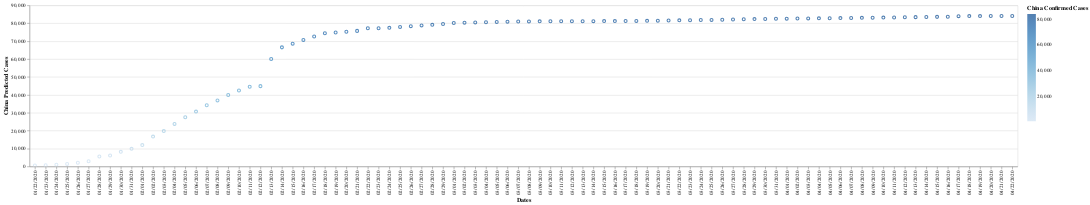

The notebook cell this image was saved under:
### Code cell
import altair as alt

alt.Chart(t3).mark_point().encode(
    x='Dates',
    y='China Predicted Cases',
    color='China Confirmed Cases',
).interactive()

### Figure 1 — Vega-Lite specification as saved in the notebook (floating-point values rounded to 4 significant figures)
{"config": {"view": {"continuousWidth": 400, "continuousHeight": 300}}, "data": {"name": "data-bafa041093fef550e1a37d247c690651"}, "mark": "point", "encoding": {"color": {"type": "quantitative", "field": "China Confirmed Cases"}, "x": {"type": "nominal", "field": "Dates"}, "y": {"type": "quantitative", "field": "China Predicted Cases"}}, "selection": {"selector010": {"type": "interval", "bind": "scales", "encodings": ["x", "y"]}}, "$schema": "https://vega.github.io/schema/vega-lite/v4.8.1.json", "datasets": {"data-bafa041093fef550e1a37d247c690651": [{"Dates": "01/22/2020", "China Confirmed Cases": 548, "China Confirmed Deaths": 17, "China Recovered": 28, "China Predicted Cases": 564.2, "China Predicted Deaths": 25.94, "China Predicted Recovered": 42.67}, {"Dates": "01/23/2020", "China Confirmed Cases": 643, "China Confirmed Deaths": 18, "China Recovered": 30, "China Predicted Cases": 659.4, "China Predicted Deaths": 26.95, "China Predicted Recovered": 44.67}, {"Dates": "01/24/2020", "China Confirmed Cases": 920, "China Confirmed Deaths": 26, "China Recovered": 36, "China Predicted Cases": 937.1, "China Predicted Deaths": 35.0, "China Predicted Recovered": 50.67}, {"Dates": "01/25/2020", "China Confirmed Cases": 1406, "China Confirmed Deaths": 42, "China Recovered": 39, "China Predicted Cases": 1424.0, "China Predicted Deaths": 51.1, "China Predicted Recovered": 53.67}, {"Dates": "01/26/2020", "China Confirmed Cases": 2075, "China Confirmed Deaths": 56, "China Recovered": 49, "China Predicted Cases": 2095.0, "China Predicted Deaths": 65.19, "China Predicted Recovered": 63.67}, {"Dates": "01/27/2020", "China Confirmed Cases": 2877, "China Confirmed Deaths": 82, "China Recovered": 58, "China Predicted Cases": 2899.0, "China Predicted Deaths": 91.36, "China Predicted Recovered": 72.67}, {"Dates": "01/28/2020", "China Confirmed Cases": 5509, "China Confirmed Deaths": 131, "China Recovered": 101, "China Predicted Cases": 5537.0, "China Predicted Deaths": 140.7, "China Predicted Recovered": 115.7}, {"Dates": "01/29/2020", "China Confirmed Cases": 6087, "China Confirmed Deaths": 133, "China Recovered": 120, "China Predicted Cases": 6117.0, "China Predicted Deaths": 142.7, "China Predicted Recovered": 134.7}, {"Dates": "01/30/2020", "China Confirmed Cases": 8141, "China Confirmed Deaths": 171, "China Recovered": 135, "China Predicted Cases": 8176.0, "China Predicted Deaths": 180.9, "China Predicted Recovered": 149.7}, {"Dates": "01/31/2020", "China Confirmed Cases": 9802, "China Confirmed Deaths": 213, "China Recovered": 214, "China Predicted Cases": 9841.0, "China Predicted Deaths": 223.2, "China Predicted Recovered": 228.6}, {"Dates": "02/01/2020", "China Confirmed Cases": 11891, "China Confirmed Deaths": 259, "China Recovered": 275, "China Predicted Cases": 11930.0, "China Predicted Deaths": 269.5, "China Predicted Recovered": 289.6}, {"Dates": "02/02/2020", "China Confirmed Cases": 16630, "China Confirmed Deaths": 361, "China Recovered": 463, "China Predicted Cases": 16690.0, "China Predicted Deaths": 372.1, "China Predicted Recovered": 477.6}, {"Dates": "02/03/2020", "China Confirmed Cases": 19716, "China Confirmed Deaths": 425, "China Recovered": 614, "China Predicted Cases": 19780.0, "China Predicted Deaths": 436.5, "China Predicted Recovered": 628.6}, {"Dates": "02/04/2020", "China Confirmed Cases": 23707, "China Confirmed Deaths": 491, "China Recovered": 843, "China Predicted Cases": 23780.0, "China Predicted Deaths": 503.0, "China Predicted Recovered": 857.6}, {"Dates": "02/05/2020", "China Confirmed Cases": 27440, "China Confirmed Deaths": 563, "China Recovered": 1115, "China Predicted Cases": 27520.0, "China Predicted Deaths": 575.4, "China Predicted Recovered": 1130.0}, {"Dates": "02/06/2020", "China Confirmed Cases": 30587, "China Confirmed Deaths": 633, "China Recovered": 1477, "China Predicted Cases": 30680.0, "China Predicted Deaths": 645.9, "China Predicted Recovered": 1492.0}, {"Dates": "02/07/2020", "China Confirmed Cases": 34110, "China Confirmed Deaths": 718, "China Recovered": 1999, "China Predicted Cases": 34210.0, "China Predicted Deaths": 731.4, "China Predicted Recovered": 2013.0}, {"Dates": "02/08/2020", "China Confirmed Cases": 36814, "China Confirmed Deaths": 805, "China Recovered": 2596, "China Predicted Cases": 36920.0, "China Predicted Deaths": 819.0, "China Predicted Recovered": 2610.0}, {"Dates": "02/09/2020", "China Confirmed Cases": 39829, "China Confirmed Deaths": 905, "China Recovered": 3219, "China Predicted Cases": 39940.0, "China Predicted Deaths": 919.6, "China Predicted Recovered": 3233.0}, {"Dates": "02/10/2020", "China Confirmed Cases": 42354, "China Confirmed Deaths": 1012, "China Recovered": 3918, "China Predicted Cases": 42470.0, "China Predicted Deaths": 1027.0, "China Predicted Recovered": 3932.0}, {"Dates": "02/11/2020", "China Confirmed Cases": 44386, "China Confirmed Deaths": 1112, "China Recovered": 4636, "China Predicted Cases": 44510.0, "China Predicted Deaths": 1128.0, "China Predicted Recovered": 4650.0}, {"Dates": "02/12/2020", "China Confirmed Cases": 44759, "China Confirmed Deaths": 1117, "China Recovered": 5082, "China Predicted Cases": 44880.0, "China Predicted Deaths": 1133.0, "China Predicted Recovered": 5096.0}, {"Dates": "02/13/2020", "China Confirmed Cases": 59895, "China Confirmed Deaths": 1369, "China Recovered": 6217, "China Predicted Cases": 60060.0, "China Predicted Deaths": 1387.0, "China Predicted Recovered": 6231.0}, {"Dates": "02/14/2020", "China Confirmed Cases": 66358, "China Confirmed Deaths": 1521, "China Recovered": 7977, "China Predicted Cases": 66530.0, "China Predicted Deaths": 1540.0, "China Predicted Recovered": 7991.0}, {"Dates": "02/15/2020", "China Confirmed Cases": 68413, "China Confirmed Deaths": 1663, "China Recovered": 9298, "China Predicted Cases": 68590.0, "China Predicted Deaths": 1682.0, "China Predicted Recovered": 9312.0}, {"Dates": "02/16/2020", "China Confirmed Cases": 70513, "China Confirmed Deaths": 1766, "China Recovered": 10755, "China Predicted Cases": 70700.0, "China Predicted Deaths": 1786.0, "China Predicted Recovered": 10770.0}, {"Dates": "02/17/2020", "China Confirmed Cases": 72434, "China Confirmed Deaths": 1864, "China Recovered": 12462, "China Predicted Cases": 72630.0, "China Predicted Deaths": 1885.0, "China Predicted Recovered": 12480.0}, {"Dates": "02/18/2020", "China Confirmed Cases": 74211, "China Confirmed Deaths": 2003, "China Recovered": 14206, "China Predicted Cases": 74410.0, "China Predicted Deaths": 2025.0, "China Predicted Recovered": 14220.0}, {"Dates": "02/19/2020", "China Confirmed Cases": 74619, "China Confirmed Deaths": 2116, "China Recovered": 15962, "China Predicted Cases": 74820.0, "China Predicted Deaths": 2138.0, "China Predicted Recovered": 15980.0}, {"Dates": "02/20/2020", "China Confirmed Cases": 75077, "China Confirmed Deaths": 2238, "China Recovered": 18014, "China Predicted Cases": 75270.0, "China Predicted Deaths": 2261.0, "China Predicted Recovered": 18030.0}, {"Dates": "02/21/2020", "China Confirmed Cases": 75550, "China Confirmed Deaths": 2238, "China Recovered": 18704, "China Predicted Cases": 75750.0, "China Predicted Deaths": 2261.0, "China Predicted Recovered": 18720.0}, {"Dates": "02/22/2020", "China Confirmed Cases": 77001, "China Confirmed Deaths": 2443, "China Recovered": 22699, "China Predicted Cases": 77200.0, "China Predicted Deaths": 2467.0, "China Predicted Recovered": 22710.0}, {"Dates": "02/23/2020", "China Confirmed Cases": 77022, "China Confirmed Deaths": 2445, "China Recovered": 23187, "China Predicted Cases": 77220.0, "China Predicted Deaths": 2469.0, "China Predicted Recovered": 23200.0}, {"Dates": "02/24/2020", "China Confirmed Cases": 77241, "China Confirmed Deaths": 2595, "China Recovered": 25015, "China Predicted Cases": 77440.0, "China Predicted Deaths": 2620.0, "China Predicted Recovered": 25030.0}, {"Dates": "02/25/2020", "China Confirmed Cases": 77754, "China Confirmed Deaths": 2665, "China Recovered": 27676, "China Predicted Cases": 77960.0, "China Predicted Deaths": 2691.0, "China Predicted Recovered": 27690.0}, {"Dates": "02/26/2020", "China Confirmed Cases": 78166, "China Confirmed Deaths": 2717, "China Recovered": 30084, "China Predicted Cases": 78370.0, "China Predicted Deaths": 2743.0, "China Predicted Recovered": 30100.0}, {"Dates": "02/27/2020", "China Confirmed Cases": 78600, "China Confirmed Deaths": 2746, "China Recovered": 32930, "China Predicted Cases": 78810.0, "China Predicted Deaths": 2772.0, "China Predicted Recovered": 32940.0}, {"Dates": "02/28/2020", "China Confirmed Cases": 78928, "China Confirmed Deaths": 2790, "China Recovered": 36329, "China Predicted Cases": 79140.0, "China Predicted Deaths": 2817.0, "China Predicted Recovered": 36340.0}, {"Dates": "02/29/2020", "China Confirmed Cases": 79356, "China Confirmed Deaths": 2837, "China Recovered": 39320, "China Predicted Cases": 79560.0, "China Predicted Deaths": 2864.0, "China Predicted Recovered": 39330.0}, {"Dates": "03/01/2020", "China Confirmed Cases": 79932, "China Confirmed Deaths": 2872, "China Recovered": 42162, "China Predicted Cases": 80140.0, "China Predicted Deaths": 2899.0, "China Predicted Recovered": 42170.0}, {"Dates": "03/02/2020", "China Confirmed Cases": 80136, "China Confirmed Deaths": 2914, "China Recovered": 44854, "China Predicted Cases": 80350.0, "China Predicted Deaths": 2941.0, "China Predicted Recovered": 44860.0}, {"Dates": "03/03/2020", "China Confirmed Cases": 80261, "China Confirmed Deaths": 2947, "China Recovered": 47450, "China Predicted Cases": 80470.0, "China Predicted Deaths": 2975.0, "China Predicted Recovered": 47460.0}, {"Dates": "03/04/2020", "China Confirmed Cases": 80386, "China Confirmed Deaths": 2983, "China Recovered": 50001, "China Predicted Cases": 80600.0, "China Predicted Deaths": 3011.0, "China Predicted Recovered": 50010.0}, {"Dates": "03/05/2020", "China Confirmed Cases": 80537, "China Confirmed Deaths": 3015, "China Recovered": 52292, "China Predicted Cases": 80750.0, "China Predicted Deaths": 3043.0, "China Predicted Recovered": 52300.0}, {"Dates": "03/06/2020", "China Confirmed Cases": 80690, "China Confirmed Deaths": 3044, "China Recovered": 53944, "China Predicted Cases": 80900.0, "China Predicted Deaths": 3072.0, "China Predicted Recovered": 53950.0}, {"Dates": "03/07/2020", "China Confirmed Cases": 80770, "China Confirmed Deaths": 3072, "China Recovered": 55539, "China Predicted Cases": 80980.0, "China Predicted Deaths": 3100.0, "China Predicted Recovered": 55550.0}, {"Dates": "03/08/2020", "China Confirmed Cases": 80823, "China Confirmed Deaths": 3100, "China Recovered": 57388, "China Predicted Cases": 81030.0, "China Predicted Deaths": 3129.0, "China Predicted Recovered": 57400.0}, {"Dates": "03/09/2020", "China Confirmed Cases": 80860, "China Confirmed Deaths": 3123, "China Recovered": 58804, "China Predicted Cases": 81070.0, "China Predicted Deaths": 3152.0, "China Predicted Recovered": 58810.0}, {"Dates": "03/10/2020", "China Confirmed Cases": 80887, "China Confirmed Deaths": 3139, "China Recovered": 60181, "China Predicted Cases": 81100.0, "China Predicted Deaths": 3168.0, "China Predicted Recovered": 60190.0}, {"Dates": "03/11/2020", "China Confirmed Cases": 80921, "China Confirmed Deaths": 3161, "China Recovered": 61644, "China Predicted Cases": 81130.0, "China Predicted Deaths": 3190.0, "China Predicted Recovered": 61650.0}, {"Dates": "03/12/2020", "China Confirmed Cases": 80932, "China Confirmed Deaths": 3172, "China Recovered": 62901, "China Predicted Cases": 81140.0, "China Predicted Deaths": 3201.0, "China Predicted Recovered": 62910.0}, {"Dates": "03/13/2020", "China Confirmed Cases": 80945, "China Confirmed Deaths": 3180, "China Recovered": 64196, "China Predicted Cases": 81160.0, "China Predicted Deaths": 3209.0, "China Predicted Recovered": 64200.0}, {"Dates": "03/14/2020", "China Confirmed Cases": 80977, "China Confirmed Deaths": 3193, "China Recovered": 65660, "China Predicted Cases": 81190.0, "China Predicted Deaths": 3222.0, "China Predicted Recovered": 65670.0}, {"Dates": "03/15/2020", "China Confirmed Cases": 81003, "China Confirmed Deaths": 3203, "China Recovered": 67017, "China Predicted Cases": 81220.0, "China Predicted Deaths": 3232.0, "China Predicted Recovered": 67030.0}, {"Dates": "03/16/2020", "China Confirmed Cases": 81003, "China Confirmed Deaths": 3217, "China Recovered": 67901, "China Predicted Cases": 81220.0, "China Predicted Deaths": 3246.0, "China Predicted Recovered": 67910.0}, {"Dates": "03/17/2020", "China Confirmed Cases": 81058, "China Confirmed Deaths": 3230, "China Recovered": 68798, "China Predicted Cases": 81270.0, "China Predicted Deaths": 3259.0, "China Predicted Recovered": 68810.0}, {"Dates": "03/18/2020", "China Confirmed Cases": 81102, "China Confirmed Deaths": 3241, "China Recovered": 69755, "China Predicted Cases": 81310.0, "China Predicted Deaths": 3270.0, "China Predicted Recovered": 69760.0}, {"Dates": "03/19/2020", "China Confirmed Cases": 81156, "China Confirmed Deaths": 3249, "China Recovered": 70535, "China Predicted Cases": 81370.0, "China Predicted Deaths": 3279.0, "China Predicted Recovered": 70540.0}, {"Dates": "03/20/2020", "China Confirmed Cases": 81250, "China Confirmed Deaths": 3253, "China Recovered": 71266, "China Predicted Cases": 81460.0, "China Predicted Deaths": 3283.0, "China Predicted Recovered": 71270.0}, {"Dates": "03/21/2020", "China Confirmed Cases": 81350, "China Confirmed Deaths": 3259, "China Recovered": 71857, "China Predicted Cases": 81560.0, "China Predicted Deaths": 3289.0, "China Predicted Recovered": 71860.0}, {"Dates": "03/22/2020", "China Confirmed Cases": 81435, "China Confirmed Deaths": 3274, "China Recovered": 72362, "China Predicted Cases": 81650.0, "China Predicted Deaths": 3304.0, "China Predicted Recovered": 72370.0}, {"Dates": "03/23/2020", "China Confirmed Cases": 81498, "China Confirmed Deaths": 3274, "China Recovered": 72814, "China Predicted Cases": 81710.0, "China Predicted Deaths": 3304.0, "China Predicted Recovered": 72820.0}, {"Dates": "03/24/2020", "China Confirmed Cases": 81591, "China Confirmed Deaths": 3281, "China Recovered": 73280, "China Predicted Cases": 81800.0, "China Predicted Deaths": 3311.0, "China Predicted Recovered": 73290.0}, {"Dates": "03/25/2020", "China Confirmed Cases": 81661, "China Confirmed Deaths": 3285, "China Recovered": 73773, "China Predicted Cases": 81870.0, "China Predicted Deaths": 3315.0, "China Predicted Recovered": 73780.0}, {"Dates": "03/26/2020", "China Confirmed Cases": 81782, "China Confirmed Deaths": 3291, "China Recovered": 74181, "China Predicted Cases": 82000.0, "China Predicted Deaths": 3321.0, "China Predicted Recovered": 74190.0}, {"Dates": "03/27/2020", "China Confirmed Cases": 81897, "China Confirmed Deaths": 3296, "China Recovered": 74720, "China Predicted Cases": 82110.0, "China Predicted Deaths": 3326.0, "China Predicted Recovered": 74730.0}, {"Dates": "03/28/2020", "China Confirmed Cases": 81999, "China Confirmed Deaths": 3299, "China Recovered": 75100, "China Predicted Cases": 82210.0, "China Predicted Deaths": 3329.0, "China Predicted Recovered": 75110.0}, {"Dates": "03/29/2020", "China Confirmed Cases": 82122, "China Confirmed Deaths": 3304, "China Recovered": 75582, "China Predicted Cases": 82340.0, "China Predicted Deaths": 3334.0, "China Predicted Recovered": 75590.0}, {"Dates": "03/30/2020", "China Confirmed Cases": 82198, "China Confirmed Deaths": 3308, "China Recovered": 75923, "China Predicted Cases": 82410.0, "China Predicted Deaths": 3338.0, "China Predicted Recovered": 75930.0}, {"Dates": "03/31/2020", "China Confirmed Cases": 82279, "China Confirmed Deaths": 3309, "China Recovered": 76206, "China Predicted Cases": 82490.0, "China Predicted Deaths": 3339.0, "China Predicted Recovered": 76210.0}, {"Dates": "04/01/2020", "China Confirmed Cases": 82361, "China Confirmed Deaths": 3316, "China Recovered": 76405, "China Predicted Cases": 82580.0, "China Predicted Deaths": 3346.0, "China Predicted Recovered": 76410.0}, {"Dates": "04/02/2020", "China Confirmed Cases": 82432, "China Confirmed Deaths": 3322, "China Recovered": 76565, "China Predicted Cases": 82650.0, "China Predicted Deaths": 3352.0, "China Predicted Recovered": 76570.0}, {"Dates": "04/03/2020", "China Confirmed Cases": 82511, "China Confirmed Deaths": 3326, "China Recovered": 76760, "China Predicted Cases": 82730.0, "China Predicted Deaths": 3356.0, "China Predicted Recovered": 76770.0}, {"Dates": "04/04/2020", "China Confirmed Cases": 82543, "China Confirmed Deaths": 3330, "China Recovered": 76946, "China Predicted Cases": 82760.0, "China Predicted Deaths": 3360.0, "China Predicted Recovered": 76950.0}, {"Dates": "04/05/2020", "China Confirmed Cases": 82602, "China Confirmed Deaths": 3333, "China Recovered": 77207, "China Predicted Cases": 82820.0, "China Predicted Deaths": 3363.0, "China Predicted Recovered": 77210.0}, {"Dates": "04/06/2020", "China Confirmed Cases": 82665, "China Confirmed Deaths": 3335, "China Recovered": 77310, "China Predicted Cases": 82880.0, "China Predicted Deaths": 3365.0, "China Predicted Recovered": 77320.0}, {"Dates": "04/07/2020", "China Confirmed Cases": 82718, "China Confirmed Deaths": 3335, "China Recovered": 77410, "China Predicted Cases": 82930.0, "China Predicted Deaths": 3365.0, "China Predicted Recovered": 77420.0}, {"Dates": "04/08/2020", "China Confirmed Cases": 82809, "China Confirmed Deaths": 3337, "China Recovered": 77567, "China Predicted Cases": 83030.0, "China Predicted Deaths": 3367.0, "China Predicted Recovered": 77570.0}, {"Dates": "04/09/2020", "China Confirmed Cases": 82883, "China Confirmed Deaths": 3339, "China Recovered": 77679, "China Predicted Cases": 83100.0, "China Predicted Deaths": 3369.0, "China Predicted Recovered": 77690.0}, {"Dates": "04/10/2020", "China Confirmed Cases": 82941, "China Confirmed Deaths": 3340, "China Recovered": 77791, "China Predicted Cases": 83160.0, "China Predicted Deaths": 3370.0, "China Predicted Recovered": 77800.0}, {"Dates": "04/11/2020", "China Confirmed Cases": 83014, "China Confirmed Deaths": 3343, "China Recovered": 77877, "China Predicted Cases": 83230.0, "China Predicted Deaths": 3373.0, "China Predicted Recovered": 77880.0}, {"Dates": "04/12/2020", "China Confirmed Cases": 83134, "China Confirmed Deaths": 3343, "China Recovered": 77956, "China Predicted Cases": 83350.0, "China Predicted Deaths": 3373.0, "China Predicted Recovered": 77960.0}, {"Dates": "04/13/2020", "China Confirmed Cases": 83213, "China Confirmed Deaths": 3345, "China Recovered": 78039, "China Predicted Cases": 83430.0, "China Predicted Deaths": 3375.0, "China Predicted Recovered": 78050.0}, {"Dates": "04/14/2020", "China Confirmed Cases": 83306, "China Confirmed Deaths": 3345, "China Recovered": 78200, "China Predicted Cases": 83520.0, "China Predicted Deaths": 3375.0, "China Predicted Recovered": 78210.0}, {"Dates": "04/15/2020", "China Confirmed Cases": 83356, "China Confirmed Deaths": 3346, "China Recovered": 78311, "China Predicted Cases": 83570.0, "China Predicted Deaths": 3376.0, "China Predicted Recovered": 78320.0}, {"Dates": "04/16/2020", "China Confirmed Cases": 83403, "China Confirmed Deaths": 3346, "China Recovered": 78401, "China Predicted Cases": 83620.0, "China Predicted Deaths": 3376.0, "China Predicted Recovered": 78410.0}, {"Dates": "04/17/2020", "China Confirmed Cases": 83760, "China Confirmed Deaths": 4636, "China Recovered": 77552, "China Predicted Cases": 83980.0, "China Predicted Deaths": 4674.0, "China Predicted Recovered": 77560.0}, {"Dates": "04/18/2020", "China Confirmed Cases": 83787, "China Confirmed Deaths": 4636, "China Recovered": 77614, "China Predicted Cases": 84010.0, "China Predicted Deaths": 4674.0, "China Predicted Recovered": 77620.0}, {"Dates": "04/19/2020", "China Confirmed Cases": 83805, "China Confirmed Deaths": 4636, "China Recovered": 77690, "China Predicted Cases": 84020.0, "China Predicted Deaths": 4674.0, "China Predicted Recovered": 77700.0}, {"Dates": "04/20/2020", "China Confirmed Cases": 83817, "China Confirmed Deaths": 4636, "China Recovered": 77745, "China Predicted Cases": 84040.0, "China Predicted Deaths": 4674.0, "China Predicted Recovered": 77750.0}, {"Dates": "04/21/2020", "China Confirmed Cases": 83853, "China Confirmed Deaths": 4636, "China Recovered": 77799, "China Predicted Cases": 84070.0, "China Predicted Deaths": 4674.0, "China Predicted Recovered": 77810.0}, {"Dates": "04/22/2020", "China Confirmed Cases": 83868, "China Confirmed Deaths": 4636, "China Recovered": 77861, "China Predicted Cases": 84090.0, "China Predicted Deaths": 4674.0, "China Predicted Recovered": 77870.0}]}}
